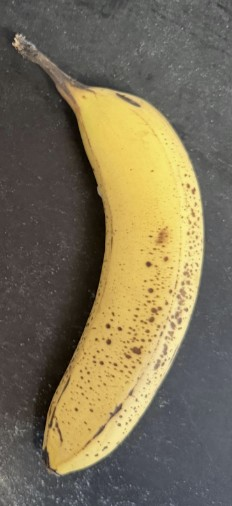
#> input picture BananaModel/banana_photo.jpg, 232 x 506 px, given in place of TestVideo.mp4, which was not available
$ python OpticalFlowTest.py
#> lines starting #> are read from the running program, lines starting #| are printed output that depends on the picture; after the words box and inside, x2 and y2 are one past the last pixel; in counts of white or black regions, pixels touching at a corner belong together; pictures that were not available may be replaced by others from this repository, and a replacement may not be noted
"""
Reusable optical flow function — pass in a video path, get back
dense optical flow visualizations (and optionally a saved output video).

Usage:
    from optical_flow import compute_optical_flow

    frames = compute_optical_flow("my_video.mp4")
    # or save the result to a new video file:
    compute_optical_flow("my_video.mp4", output_path="flow_output.mp4")
"""

import numpy as np
import cv2 as cv


def compute_optical_flow(video_path, output_path=None, show=False):
    """
    Run dense (Farneback) optical flow over a video.

    Args:
        video_path (str): path to the input video file.
        output_path (str, optional): if given, writes a color-coded
            flow visualization video to this path.
        show (bool): if True, displays the flow live in a window
            (press 'q' or Esc to stop early).

    Returns:
        list[np.ndarray]: BGR frames visualizing the flow for each
            frame transition (hue = direction, brightness = speed).
    """
#> called with video_path = 'TestVideo.mp4', show = True
    cap = cv.VideoCapture(video_path)
    if not cap.isOpened():
        raise IOError(f"Could not open video: {video_path}")

    ret, first_frame = cap.read()
#> first_frame is the input picture: shape (506, 232, 3); mean B, G, R 87.4, 113, 123.2
    if not ret:
        raise IOError("Video has no readable frames.")

    prev_gray = cv.cvtColor(first_frame, cv.COLOR_BGR2GRAY)
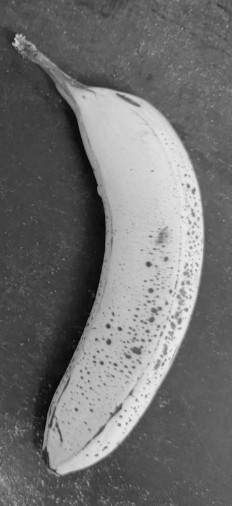
#> prev_gray: shape (506, 232); min 5, max 240, mean 113.1
    hsv = np.zeros_like(first_frame)
    hsv[..., 1] = 255

    writer = None
    if output_path:
        fps = cap.get(cv.CAP_PROP_FPS) or 30
        h, w = first_frame.shape[:2]
        fourcc = cv.VideoWriter_fourcc(*"mp4v")
        writer = cv.VideoWriter(output_path, fourcc, fps, (w, h))

    flow_frames = []

    while True:
        ret, frame = cap.read()
        if not ret:
            break

        gray = cv.cvtColor(frame, cv.COLOR_BGR2GRAY)

        flow = cv.calcOpticalFlowFarneback(
            prev_gray, gray, None,
            pyr_scale=0.5, levels=2, winsize=13,
            iterations=1, poly_n=5, poly_sigma=1.2, flags=0,
        )

        magnitude, angle = cv.cartToPolar(flow[..., 0], flow[..., 1])
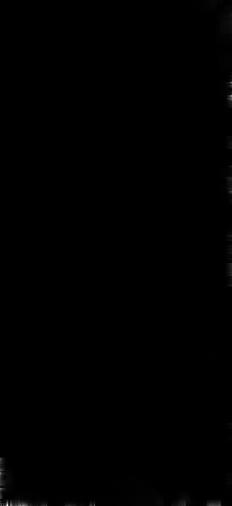
#> magnitude: shape (506, 232) float32; min 0, max 0.0978, mean 0.000174; drawn with min black and max white
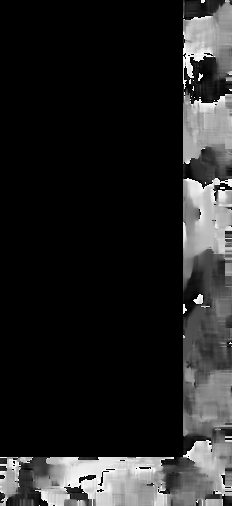
#> angle: shape (506, 232) float32; min 0, max 6.28, mean 0.894; drawn with min black and max white
        hsv[..., 0] = angle * 180 / np.pi / 2
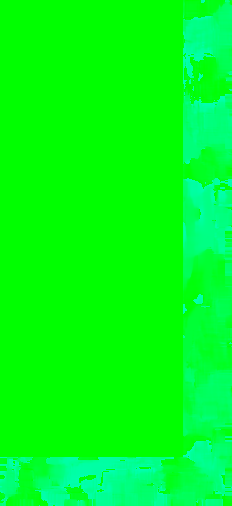
#> hsv: shape (506, 232, 3); mean of channels 0, 1, 2 25.5, 255, 0; drawn as B, G, R
        hsv[..., 2] = cv.normalize(magnitude, None, 0, 255, cv.NORM_MINMAX)
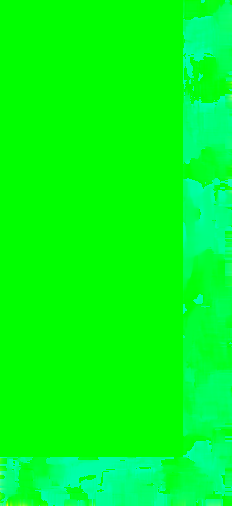
#> hsv: shape (506, 232, 3); 5.74% of pixels changed, all inside (x1, y1, x2, y2) = (0, 0, 232, 506); drawn as B, G, R
        flow_bgr = cv.cvtColor(hsv, cv.COLOR_HSV2BGR)

        flow_frames.append(flow_bgr)

        if writer:
            writer.write(flow_bgr)

        if show:
            small = cv.resize(flow_bgr, (640, 480))
            cv.imshow("Optical Flow", small)
            key = cv.waitKey(1) & 0xFF
#> (key q is pressed here)
            if key == 27 or key == ord("q"):
                break

        prev_gray = gray

    cap.release()
    if writer:
        writer.release()
    if show:
        cv.destroyAllWindows()

    return flow_frames


if __name__ == "__main__":
    import sys
    compute_optical_flow("TestVideo.mp4", show=True)
